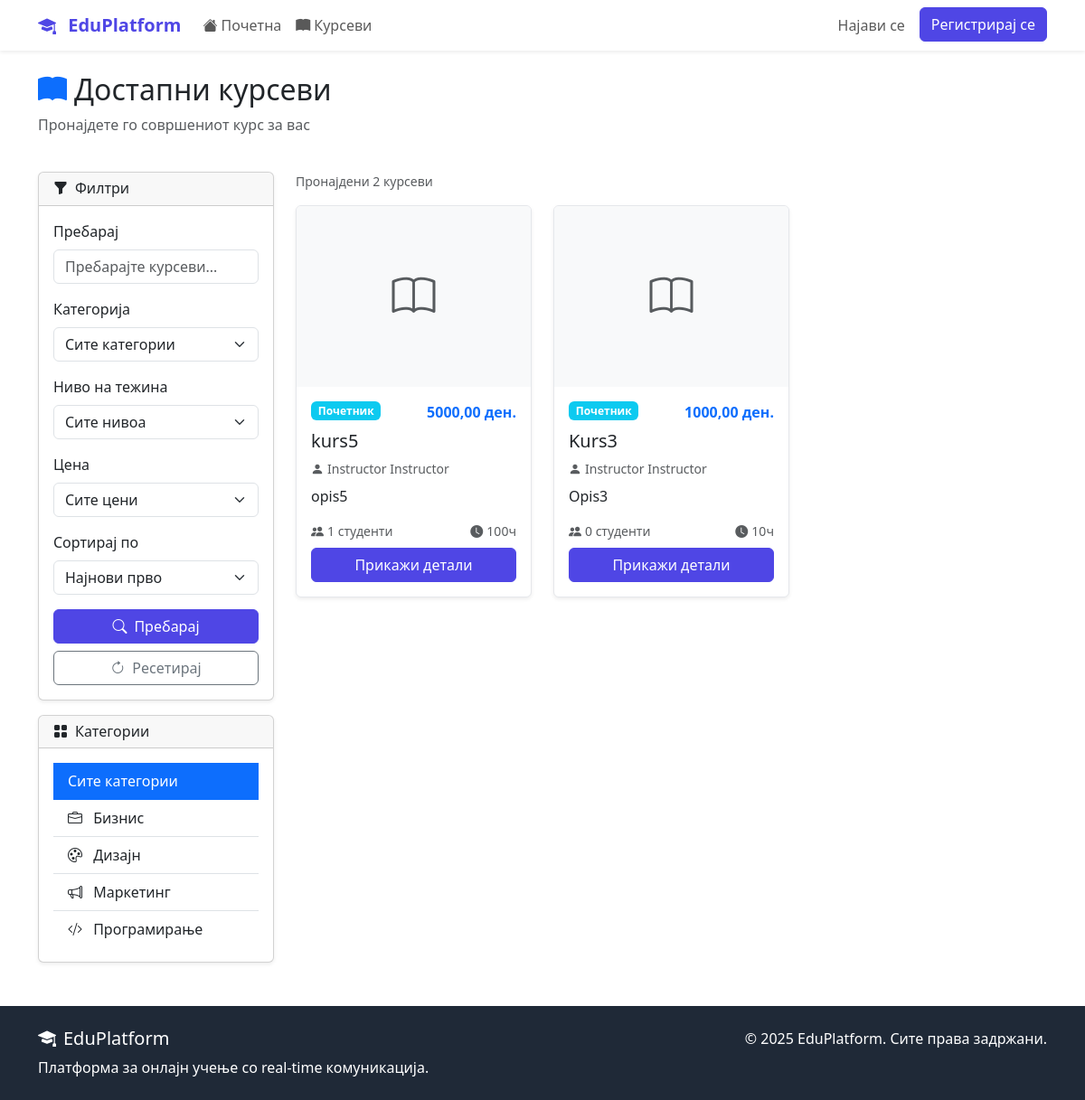
Page /courses/ on the earlier database version.
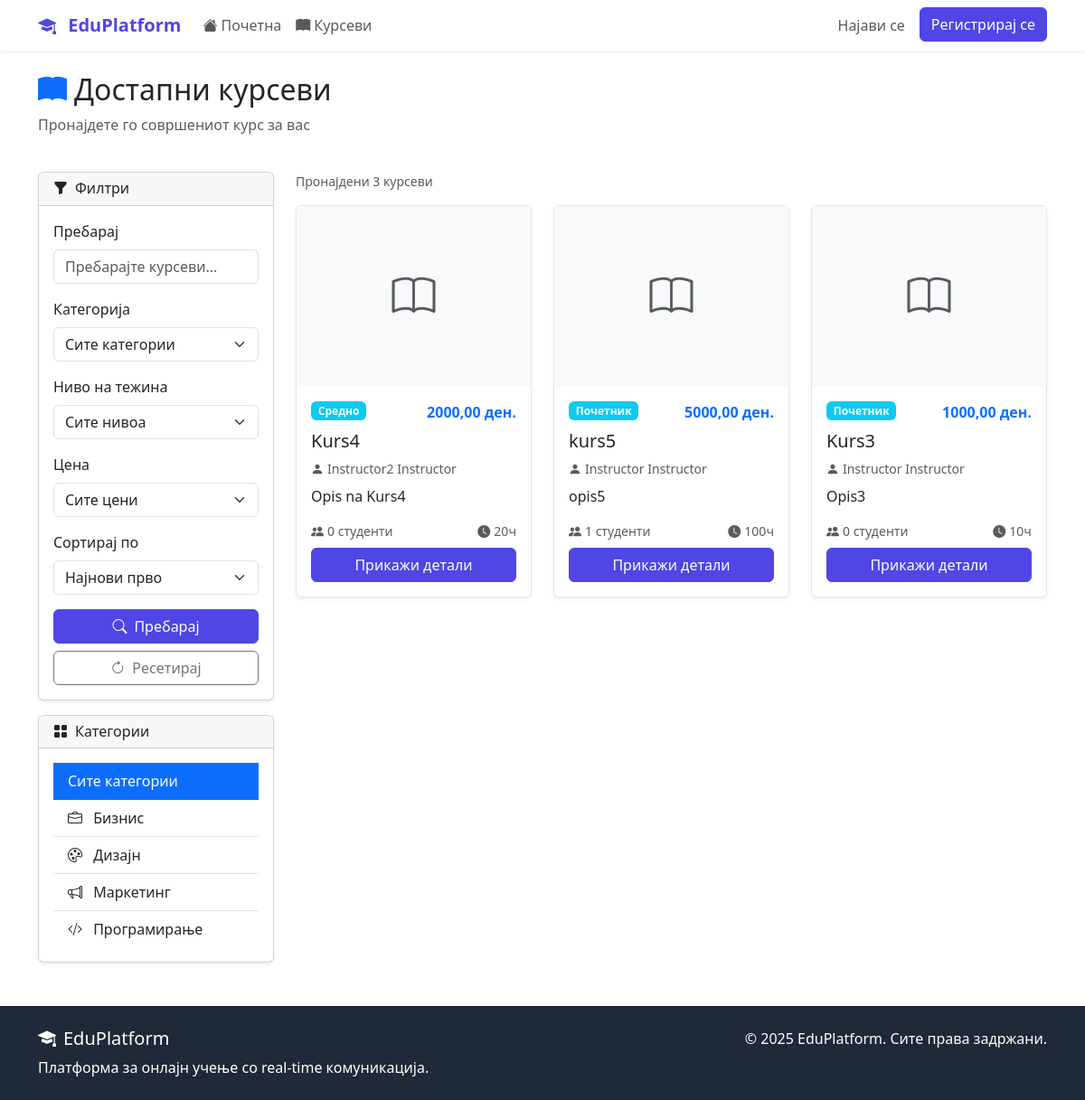
Same page on the later database version.
### courses/models.py (models this page shows, shortened)
class Category(models.Model):
    name = models.CharField(max_length=100, unique=True)
    description = models.TextField(blank=True)
    icon = models.CharField(max_length=50, blank=True, help_text="Bootstrap icon class")
    created_at = models.DateTimeField(auto_now_add=True)
    class Meta:
        verbose_name_plural = "Categories"
        ordering = ['name']
    def __str__(self):
        return self.name

class Course(models.Model):
    DIFFICULTY_CHOICES = (
        ('beginner', 'Почетник'),
        ('intermediate', 'Средно'),
        ('advanced', 'Напредно'),
    )
    STATUS_CHOICES = (
        ('draft', 'Нацрт'),
        ('published', 'Објавен'),
        ('archived', 'Архивиран'),
    )
    title = models.CharField(max_length=200)
    slug = models.SlugField(unique=True, blank=True, max_length=250)
    description = models.TextField()
    instructor = models.ForeignKey(
        settings.AUTH_USER_MODEL,
        on_delete=models.CASCADE,
        related_name='courses_taught'
    )
    category = models.ForeignKey(Category, on_delete=models.CASCADE)
    thumbnail = models.ImageField(upload_to='course_thumbnails/', blank=True)
    price = models.DecimalField(max_digits=8, decimal_places=2, default=0.00)
    difficulty = models.CharField(max_length=20, choices=DIFFICULTY_CHOICES)
    status = models.CharField(max_length=20, choices=STATUS_CHOICES, default='published')
    duration_hours = models.PositiveIntegerField(help_text="Должина во часови")
    max_students = models.PositiveIntegerField(null=True, blank=True)
    requirements = models.TextField(blank=True, help_text="Предуслови за курсот")
    what_you_learn = models.TextField(help_text="Што ќе научат студентите")
    created_at = models.DateTimeField(auto_now_add=True)
    updated_at = models.DateTimeField(auto_now=True)
    class Meta:
        ordering = ['-created_at']
    def get_absolute_url(self):
        return reverse('courses:detail', kwargs={'slug': self.slug})

### accounts/models.py (models this page shows, shortened)
class User(AbstractUser):
    USER_TYPE_CHOICES = (
        ('student', 'Студент'),
        ('instructor', 'Инструктор'),
        ('admin', 'Администратор'),
    )
    user_type = models.CharField(
        max_length=20,
        choices=USER_TYPE_CHOICES,
        default='student'
    )
    bio = models.TextField(max_length=500, blank=True)
    profile_picture = models.ImageField(
        upload_to='profile_pics/',
        blank=True,  # Додадено
        null=True    # Додадено
    )
    birth_date = models.DateField(null=True, blank=True)
    phone_number = models.CharField(max_length=15, blank=True)
    created_at = models.DateTimeField(auto_now_add=True)
    updated_at = models.DateTimeField(auto_now=True)

### courses/views.py (the view, shortened to what this page needs)
# urls.py: path('', views.CourseListView.as_view(), name='list'),
class CourseListView(ListView):
    model = Course
    template_name = 'courses/list.html'
    context_object_name = 'courses'
    paginate_by = 12
    def get_queryset(self):
        queryset = Course.objects.filter(status='published').select_related(
            'instructor', 'category'
        ).annotate(
            enrolled_count=Count('enrollments', filter=Q(enrollments__is_active=True))
        )
        category_id = self.kwargs.get('category_id')
        if category_id:
            queryset = queryset.filter(category_id=category_id)
        category = self.request.GET.get('category')
        if category:
            queryset = queryset.filter(category_id=category)
        search_query = self.request.GET.get('search')
        difficulty = self.request.GET.get('difficulty')
        if difficulty:
            queryset = queryset.filter(difficulty=difficulty)
        price_filter = self.request.GET.get('price')
        if price_filter == 'free':
            queryset = queryset.filter(price=0)
        elif price_filter == 'paid':
            queryset = queryset.filter(price__gt=0)
        sort_by = self.request.GET.get('sort')
        if sort_by and sort_by in ['-created_at', 'title', '-enrolled_count', 'price', '-price']:
            queryset = queryset.order_by(sort_by)
        else:
            queryset = queryset.order_by('-created_at')  # Default сортирање
        return queryset
    def get_context_data(self, **kwargs):
        context = super().get_context_data(**kwargs)
        context['categories'] = Category.objects.all()
        context['search_form'] = CourseSearchForm(self.request.GET or None)
        context['current_category'] = self.kwargs.get('category_id')
        get_copy = self.request.GET.copy()
        if 'page' in get_copy:
            get_copy.pop('page')
        context['get_params'] = get_copy.urlencode()
        return context

### templates/courses/list.html (shortened to what this page needs)
{% extends 'base.html' %}
{% block content %}
<div class="container mt-4">
    <div class="d-flex justify-content-between align-items-center mb-4">
        <div>
            <h2><i class="bi bi-book-fill me-2 text-primary"></i>Достапни курсеви</h2>
            <p class="text-muted">Пронајдете го совршениот курс за вас</p>
        </div>
    </div>
    <div class="row">
        <div class="col-md-3">
            <div class="card shadow-sm">
                <div class="card-header">
                    <h6 class="mb-0"><i class="bi bi-funnel-fill me-2"></i>Филтри</h6>
                </div>
                <div class="card-body">
                    <form method="get">
                        <div class="mb-3">
                            <label class="form-label">Пребарај</label>
                            {{ search_form.search }}
                        </div>
                        <div class="mb-3">
                            <label class="form-label">Категорија</label>
                            {{ search_form.category }}
                        </div>
                        <div class="mb-3">
                            <label class="form-label">Ниво на тежина</label>
                            {{ search_form.difficulty }}
                        </div>
                        <div class="mb-3">
                            <label class="form-label">Цена</label>
                            {{ search_form.price }}
                        </div>
                        <div class="mb-3">
                            <label class="form-label">Сортирај по</label>
                            {{ search_form.sort }}
                        </div>
                        <button type="submit" class="btn btn-primary w-100">
                            <i class="bi bi-search me-2"></i>Пребарај
                        </button>
                        <a href="{% url 'courses:list' %}" class="btn btn-outline-secondary w-100 mt-2">
                            <i class="bi bi-arrow-clockwise me-2"></i>Ресетирај
                        </a>
                    </form>
                </div>
            </div>
            <div class="card shadow-sm mt-3">
                <div class="card-header">
                    <h6 class="mb-0"><i class="bi bi-grid-fill me-2"></i>Категории</h6>
                </div>
                <div class="card-body">
                    <div class="list-group list-group-flush">
                        <a href="{% url 'courses:list' %}"
                           class="list-group-item list-group-item-action {% if not current_category %}active{% endif %}">
                            Сите категории
                        </a>
                        {% for category in categories %}
                        <a href="{% url 'courses:by_category' category.id %}"
                           class="list-group-item list-group-item-action {% if current_category == category.id %}active{% endif %}">
                            {% if category.icon %}<i class="bi bi-{{ category.icon }} me-2"></i>{% endif %}
                            {{ category.name }}
                        </a>
                        {% endfor %}
                    </div>
                </div>
            </div>
        </div>
        <div class="col-md-9">
            {% if courses %}
                <div class="d-flex justify-content-between align-items-center mb-3">
                    <small class="text-muted">Пронајдени {{ courses|length }} курсеви</small>
                </div>
                <div class="row">
                    {% for course in courses %}
                    <div class="col-lg-4 col-md-6 mb-4">
                        <div class="card course-card h-100 shadow-sm">
                            {% if course.thumbnail %}
                                <img src="{{ course.thumbnail.url }}" class="card-img-top"
                                     alt="{{ course.title }}" style="height: 200px; object-fit: cover;">
                            {% else %}
                                <div class="card-img-top bg-light d-flex align-items-center justify-content-center"
                                     style="height: 200px;">
                                    <i class="bi bi-book text-muted" style="font-size: 3rem;"></i>
                                </div>
                            {% endif %}
                            <div class="card-body d-flex flex-column">
                                <div class="d-flex justify-content-between align-items-start mb-2">
                                    <span class="badge bg-info">{{ course.get_difficulty_display }}</span>
                                    <span class="text-primary fw-bold">
                                        {% if course.price > 0 %}
                                            {{ course.price }} ден.
                                        {% else %}
                                            Бесплатно
                                        {% endif %}
                                    </span>
                                </div>
                                <h5 class="card-title">{{ course.title }}</h5>
                                <p class="card-text text-muted small mb-2">
                                    <i class="bi bi-person-fill me-1"></i>{{ course.instructor.get_full_name }}
                                </p>
                                <p class="card-text flex-grow-1">{{ course.description|truncatewords:15 }}</p>
                                <div class="mt-auto">
                                    <div class="d-flex justify-content-between align-items-center mb-2 small text-muted">
                                        <span><i class="bi bi-people-fill me-1"></i>{{ course.enrolled_count }} студенти</span>
                                        <span><i class="bi bi-clock-fill me-1"></i>{{ course.duration_hours }}ч</span>
                                    </div>
                                    <a href="{{ course.get_absolute_url }}" class="btn btn-primary w-100">
                                        Прикажи детали
                                    </a>
                                </div>
                            </div>
                        </div>
                    </div>
                    {% endfor %}
                </div>
            {% endif %}
        </div>
    </div>
</div>
{% endblock %}

### templates/base.html (shortened to what this page needs)
<!DOCTYPE html>
<html lang="mk">
<head>
    <link href="https://cdn.jsdelivr.net/npm/bootstrap@5.3.2/dist/css/bootstrap.min.css" rel="stylesheet">
    <link rel="stylesheet" href="https://cdn.jsdelivr.net/npm/bootstrap-icons@1.11.1/font/bootstrap-icons.css">
</head>
<body class="d-flex flex-column min-vh-100">
    <nav class="navbar navbar-expand-lg navbar-light bg-white shadow-sm">
        <div class="container">
            <a class="navbar-brand" href="{% url 'dashboard:home' %}">
                <i class="bi bi-mortarboard-fill me-2"></i>
                EduPlatform
            </a>
            <div class="collapse navbar-collapse" id="navbarNav">
                <ul class="navbar-nav me-auto">
                    <li class="nav-item">
                        <a class="nav-link" href="{% url 'dashboard:home' %}">
                            <i class="bi bi-house-fill me-1"></i>Почетна
                        </a>
                    </li>
                    <li class="nav-item">
                        <a class="nav-link" href="{% url 'courses:list' %}">
                            <i class="bi bi-book-fill me-1"></i>Курсеви
                        </a>
                    </li>
                </ul>
                <ul class="navbar-nav">
                    {% if user.is_authenticated %}
                        <li class="nav-item dropdown">
                            <a class="nav-link dropdown-toggle d-flex align-items-center" href="#"
                               id="navbarDropdown" role="button" data-bs-toggle="dropdown">
                                {% if user.profile_picture %}
                                    <img src="{{ user.profile_picture.url }}" alt="Профил"
                                         class="rounded-circle me-2" width="32" height="32">
                                {% else %}
                                    <i class="bi bi-person-circle me-2 fs-4"></i>
                                {% endif %}
                                {{ user.get_full_name|default:user.username }}
                            </a>
                            <ul class="dropdown-menu">
                                <li><a class="dropdown-item" href="{% url 'accounts:profile' %}">
                                    <i class="bi bi-person-fill me-2"></i>Профил
                                </a></li>
                                <li><a class="dropdown-item" href="{% url 'dashboard:my_courses' %}">
                                    <i class="bi bi-book-fill me-2"></i>Мои курсеви
                                </a></li>
                                <li><hr class="dropdown-divider"></li>
                                <li><a class="dropdown-item" href="{% url 'accounts:logout' %}">
                                    <i class="bi bi-box-arrow-right me-2"></i>Одјави се
                                </a></li>
                            </ul>
                        </li>
                    {% else %}
                        <li class="nav-item">
                            <a class="nav-link" href="{% url 'accounts:login' %}">Најави се</a>
                        </li>
                        <li class="nav-item">
                            <a class="btn btn-primary ms-2" href="{% url 'accounts:register' %}">Регистрирај се</a>
                        </li>
                    {% endif %}
                </ul>
            </div>
        </div>
    </nav>
    <main class="flex-grow-1">
        {% block content %}{% endblock %}
    </main>
    <footer class="footer mt-5 py-4">
        <div class="container">
            <div class="row">
                <div class="col-md-6">
                    <h5><i class="bi bi-mortarboard-fill me-2"></i>EduPlatform</h5>
                    <p class="mb-0">Платформа за онлајн учење со real-time комуникација.</p>
                </div>
                <div class="col-md-6 text-md-end">
                    <p class="mb-0">&copy; 2025 EduPlatform. Сите права задржани.</p>
                </div>
            </div>
        </div>
    </footer>
</body>
</html>

### templates/base.html (style rules this page uses)
:root { --primary-color: #4f46e5; --secondary-color: #6366f1; --success-color: #10b981; --warning-color: #f59e0b; --danger-color: #ef4444; --dark-color: #1f2937; --light-color: #f8fafc; }
.navbar-brand { font-weight: bold; color: var(--primary-color) !important; }
.btn-primary { background-color: var(--primary-color); border-color: var(--primary-color); }
.course-card { transition: transform 0.2s; border: 1px solid #e5e7eb; }
.footer { background-color: var(--dark-color); color: white; margin-top: auto; }

Differences in the rows shown:
added Course: difficulty "Средно", price "2000,00", title "Kurs4", instructor.get_full_name "Instructor2 Instructor", description "Opis na Kurs4", enrolled_count "0", duration_hours "20"
Other differences:
{{ courses|length }}: "2" → "3"
